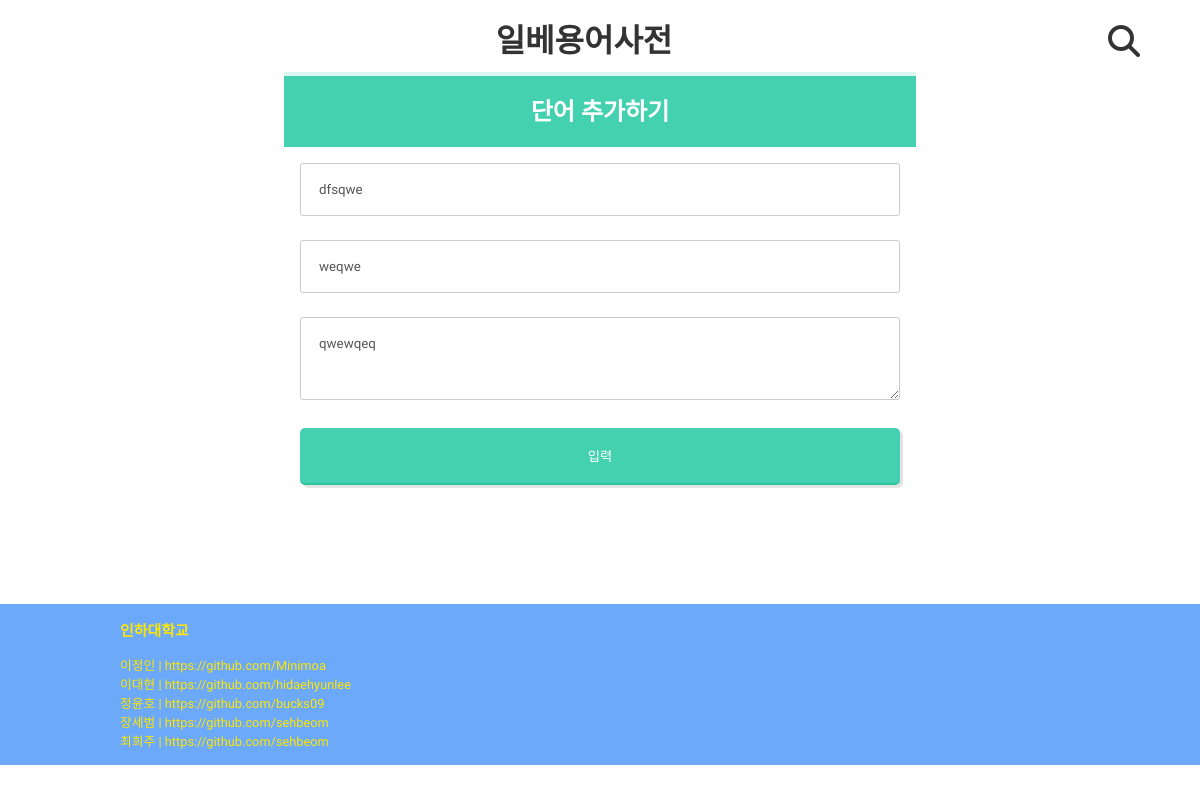
The page /word/edit/11 on the database as committed earlier.
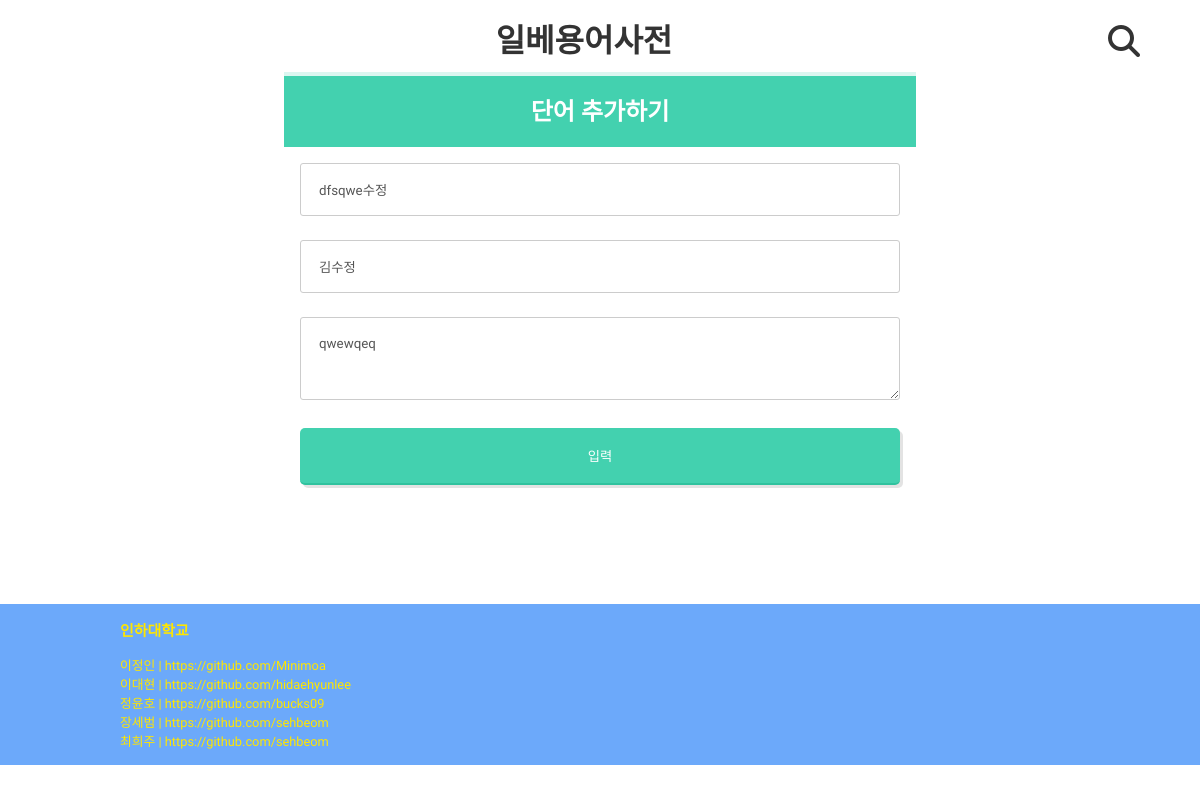
The same page on the database as committed later.
### ms/models.py (models this page shows, shortened)
class Word(models.Model):
    title = models.CharField(max_length = 50)
    pub_date = models.DateTimeField(auto_now=True)
    writer = models.CharField(max_length = 50)
    content = models.TextField()

### ms/views.py (the view)
# urls.py: path('edit/<int:word_id>', views.edit, name = 'edit'),
def edit(req, word_id):
    word = get_object_or_404(Word, id = word_id)
    return render(req, 'edit.html', {'word' : word})

### ms/templates/edit.html (shortened to what this page needs)
{% extends 'layout.html' %}
{% block layoutblock %}
<section class="new">
    <form action="{% url 'update' word.id %}" method="POST">
    <h1>단어 추가하기</h1>
    <input type="text" name="title" id="title" class="inp" value='{{word.title}}' >
    <input type="text" name="writer" id="writer" class="inp" value ='{{word.writer}}' >
    <textarea name="content" id="content" class="inp" rows="3" >{{word.content}}</textarea>
    <button type="submit" class="btn">입력</button>
  </form>
</section>
{% endblock %}

Rows that differ between the two databases and show on the page:
changed Word "qwewqeq": title "dfsqwe" → "dfsqwe수정"; writer "weqwe" → "김수정"
